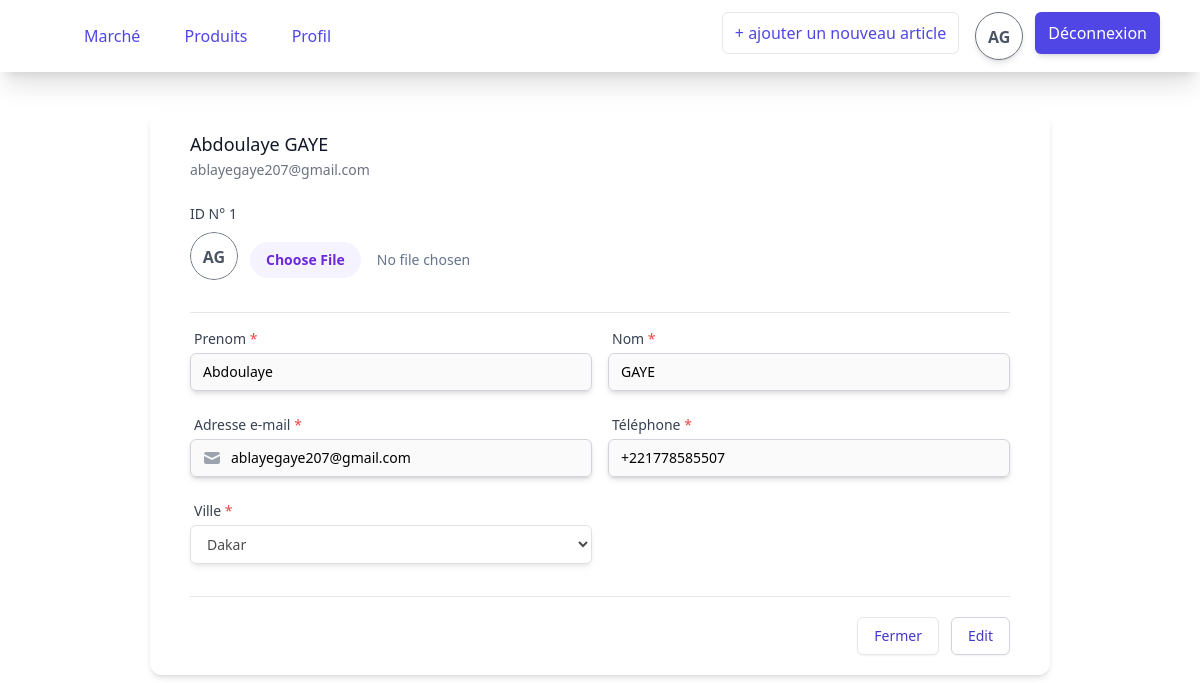
Screenshot of /profil.php (signed in) with the database file from the repository.
### tables this page shows
CREATE TABLE `user` (
  `id` int(11) NOT NULL,
  `prenom` varchar(255) NOT NULL,
  `nom` varchar(255) NOT NULL,
  `e_mail` varchar(255) NOT NULL,
  `mot_de_passe` varchar(255) NOT NULL,
  `telephone` varchar(255) NOT NULL,
  `ville` varchar(255) NOT NULL,
  `check_ok` tinyint(1) NOT NULL
);

### profil.php (the view, shortened to what this page needs)
<!DOCTYPE html>
<html lang="en">
<head>
    <script src="https://cdn.tailwindcss.com"></script>
</head>
<body>
    <?php
    if (isset($_SESSION['valid'])) {
        require("headerlog.php");
    ?>
        <form class="px-10 py-5 my-10 mx-auto rounded-xl shadow-md w-9/12  space-y-8 divide-y divide-gray-200">
            <?php
            $bdd = new PDO('mysql:host=localhost;dbname=tme;charset=utf8', 'root', '');
            $articles = $bdd->query('SELECT * FROM user ');
            ?>
            <div class="space-y-8 divide-y divide-gray-200">
                <div>
                    <div>
                        <?php $a = $articles->fetch(); ?>
                        <h3 class="text-lg leading-6 font-medium text-gray-900">
                            <?= $a['prenom'] . " " . $a['nom'] ?>
                        </h3>
                        <p class="mt-1 text-sm text-gray-500">
                            <?= $a['e_mail'] ?>
                        </p>
                    </div>
                    <div class="mt-6 grid grid-cols-1 gap-y-6 gap-x-4 sm:grid-cols-6">
                        <div class="sm:col-span-6">
                            <label for="photo" class="block text-sm font-medium text-gray-700">
                                ID N° <?= $a['id'] ?>
                            </label>
                            <div class="mt-2 flex items-center">
                                <span class="h-12 w-12 rounded-full overflow-hidden bg-white">
                                    <div class="flex-shrink-0 h-12 w-12">
                                        <a href="profil.php" style="width: 48px !important; height: 48px !important;display: block;" class="text-center border border-gray-500 py-3 px-auto text-gray-600 rounded-3xl font-bold hover:bg-slate-100 shadow-md">
                                            <?php $rest = strtoupper(substr($_SESSION['prenom'], 0));
                                            $rest1 = strtoupper(substr($_SESSION['nom'], 0));
                                            echo $rest[0] . $rest1[0]; ?>
                                        </a>
                                    </div>
                                </span>
                                <label class="ml-3 block">
                                    <input disabled name="image_" type="file" required class="mt-2 block w-full text-sm text-slate-500
                            file:mr-4 file:py-2 file:px-4
                            file:rounded-full file:border-0
                            file:text-sm file:font-semibold
                            file:bg-violet-50 file:text-violet-700
                            hover:file:bg-violet-100
                            " />
                                </label>
                            </div>
                        </div>
                    </div>
                </div>
                <div class="pt-4">
                    <div class=" grid grid-cols-1 gap-y-6 gap-x-4 sm:grid-cols-6">
                        <div class="sm:col-span-3">
                            <div class="col-span-6 sm:col-span-3">
                                <label for="first-name" class="ml-1 block text-sm font-medium text-gray-700">Prenom <span class="text-red-500">*</span></label>
                                <input value="<?= $_SESSION['prenom'] ?>" disabled type="text" name="prenom" id="first-name" required autocomplete="given-name" placeholder="Prenom" class="outline-none py-2 px-3 shadow-md placeholder-gray-400 border border-gray-300 mt-1 focus:ring-indigo-500 focus:border-indigo-500 block w-full sm:text-sm rounded-md">
                            </div>
                        </div>
                        <div class="sm:col-span-3">
                            <div class="col-span-6 sm:col-span-3">
                                <label for="last-name" class="ml-1 block text-sm font-medium text-gray-700">Nom <span class="text-red-500">*</span></label>
                                <input value="<?= $_SESSION['nom'] ?>" disabled type="text" name="nom" id="last-name" required autocomplete="family-name" placeholder="Nom" class="outline-none py-2 px-3 placeholder-gray-400 border mt-1 focus:ring-indigo-500 focus:border-indigo-500 block w-full shadow-md sm:text-sm border-gray-300 rounded-md">
                            </div>
                        </div>
                        <div class="sm:col-span-3">
                            <label for="email" class="ml-1 block text-sm font-medium text-gray-700">Adresse e-mail <span class="text-red-500">*</span></label>
                            <div class=" mt-1 relative rounded-md shadow-sm">
                                <div class="absolute inset-y-0 left-0 pl-3 flex items-center pointer-events-none">
                                    <svg class="h-5 w-5 text-gray-400" xmlns="http://www.w3.org/2000/svg" viewBox="0 0 20 20" fill="currentColor" aria-hidden="true">
                                        <path d="M2.003 5.884L10 9.882l7.997-3.998A2 2 0 0016 4H4a2 2 0 00-1.997 1.884z" />
                                        <path d="M18 8.118l-8 4-8-4V14a2 2 0 002 2h12a2 2 0 002-2V8.118z" />
                                    </svg>
                                </div>
                                <input value="<?= $_SESSION['e_mail'] ?>" disabled type="email" name="e_mail" id="email" required class="w-full border border-gray-300 outline-none py-2 px-6 focus:ring-indigo-500 focus:border-indigo-500 shadow-md block pl-10 sm:text-sm rounded-md" placeholder="prenom@exemple.com">
                            </div>
                        </div>
                        <div class="sm:col-span-3">
                            <div class=" col-span-6 sm:col-span-3">
                                <label for="phone-number" class="ml-1 block text-sm font-medium text-gray-700">Téléphone <span class="text-red-500">*</span></label>
                                <div class="mt-1 relative rounded-md shadow-sm">
                                    <input value="<?= $_SESSION['telephone'] ?>" disabled type="text" name="telephone" id="phone-number" required class="border border-gray-300 outline-none py-2 px-3 focus:ring-indigo-500 focus:border-indigo-500 shadow-md block w-full pl-3 sm:text-sm rounded-md" placeholder="+221 77-987-65-43">
                                </div>
                            </div>
                        </div>
                        <div class="sm:col-span-3">
                            <div class=" col-span-6 sm:col-span-3">
                                <label for="country" class="ml-1 block text-sm font-medium text-gray-700">Ville <span class="text-red-500">*</span></label>
                                <select disabled id="country" name="ville" autocomplete="country-name" required class="mt-1 block w-full py-2 px-3 border border-gray-300 bg-white rounded-md shadow-md focus:outline-none focus:ring-indigo-500 focus:border-indigo-500 sm:text-sm">
                                    <option selected disabled><?= $_SESSION['ville'] ?></option>
                                </select>
                            </div>
                        </div>
                    </div>
                </div>
            </div>
            <div class="pt-5">
                <div class="flex justify-end">
                    <button name="" type="reset" class="w-lg flex justify-center py-2 px-4 border  rounded-md shadow-sm text-sm font-medium text-indigo-700 bg-white hover:text-white hover:bg-indigo-700 focus:outline-none focus:ring- focus:ring-offset-2 focus:ring-indigo-500">
                        <a href="index.php">Fermer</a>
                    </button>
                    <button type="submit" class="ml-3 inline-flex justify-center py-2 px-4 border border-gray-300 shadow-sm text-sm font-medium rounded-md text-indigo-700 bg-white hover:text-white hover:bg-indigo-700 focus:outline-none focus:ring- focus:ring-offset-2 focus:ring-indigo-500">
                        Edit
                    </button>
                </div>
            </div>
        </form>
        <?php
            } ?>
</body>
</html>

### rows the page displays
user: prenom "Abdoulaye", nom "GAYE", e_mail "ablayegaye207@gmail.com", id "1"

### other values shown
$rest[0] "A"
$rest1[0] "G"
form field ville "Dakar"
